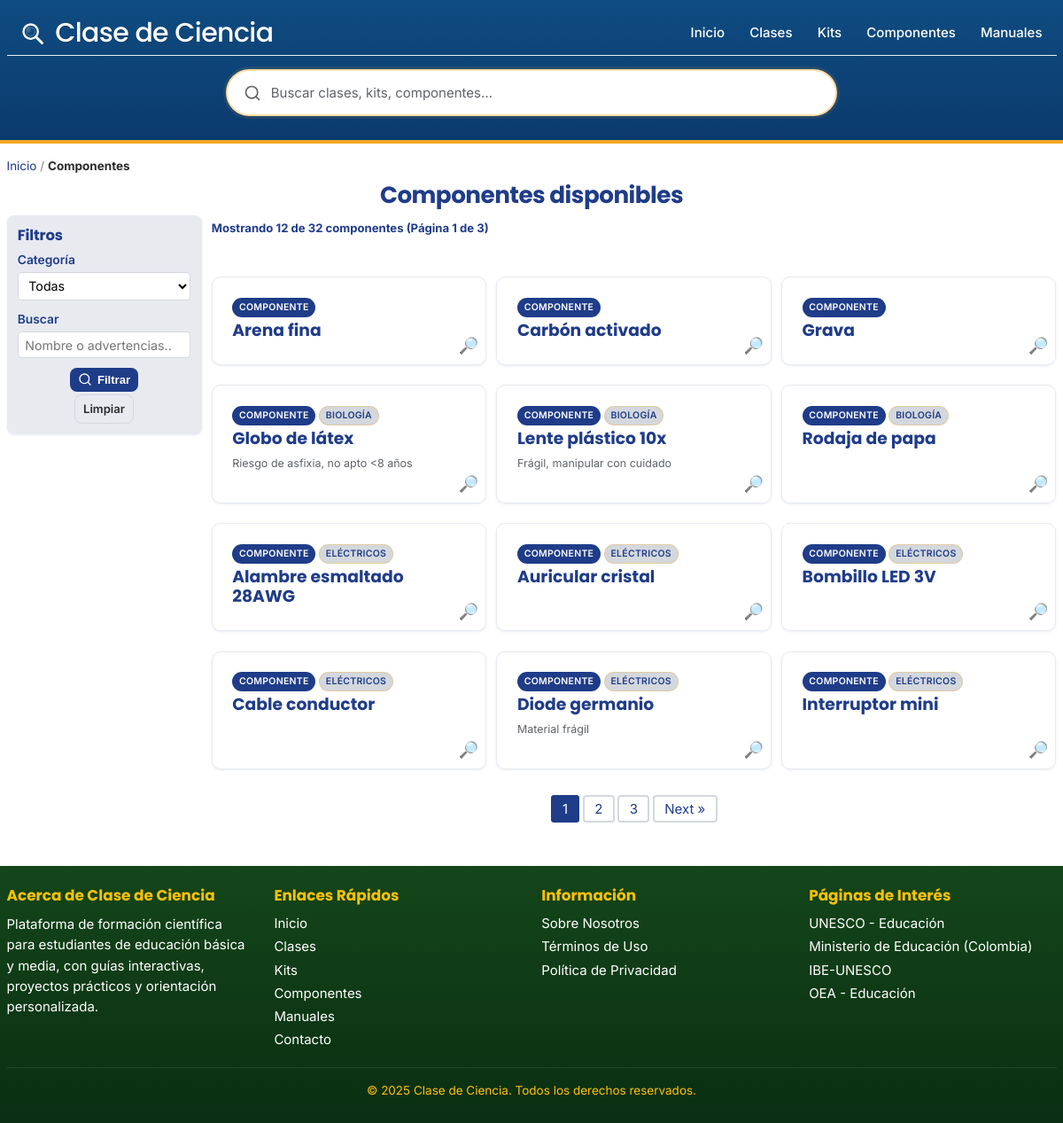
The app's page /componentes, older data.
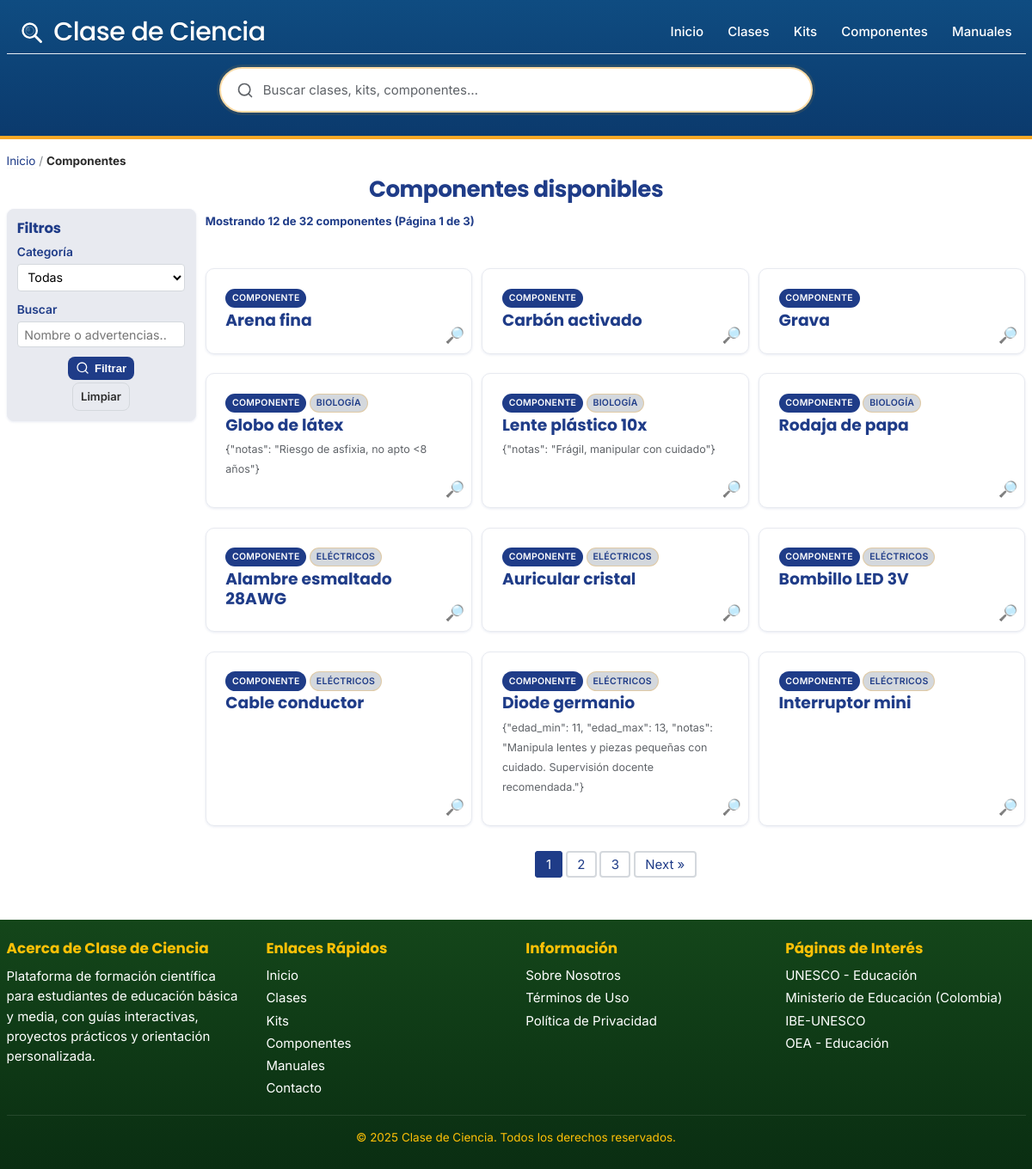
The same page, newer data.
### tables this page shows
CREATE TABLE `kit_items` (
  `id` int(11) NOT NULL,
  `nombre_comun` varchar(160) NOT NULL,
  `slug` varchar(191) DEFAULT NULL,
  `categoria_id` int(11) DEFAULT NULL,
  `advertencias_seguridad` longtext DEFAULT NULL CHECK (json_valid(`advertencias_seguridad`)),
  `descripcion_html` mediumtext DEFAULT NULL COMMENT 'Descripción en HTML del componente',
  `foto_url` varchar(255) DEFAULT NULL COMMENT 'URL de imagen representativa',
  `unidad` varchar(32) DEFAULT NULL,
  `sku` varchar(64) DEFAULT NULL
);

CREATE TABLE `categorias_items` (
  `id` int(11) NOT NULL,
  `nombre` varchar(120) NOT NULL,
  `slug` varchar(120) NOT NULL
);

### includes/materials-functions.php (called while the page is built, shortened)
<?php
function get_materials($pdo, $filters = [], $limit = null, $offset = 0) {
    $params = [];
    $where = ["1=1"];
    $joins = ["LEFT JOIN categorias_items cm ON m.categoria_id = cm.id"];
    $sql = "SELECT
                m.id,
                m.slug AS slug,
                m.nombre_comun AS common_name,
                NULL AS technical_name,
                m.advertencias_seguridad AS description,
                cm.nombre AS category_name,
                cm.slug AS category_slug,
                NULL AS category_icon
            FROM kit_items m
            " . implode(' ', $joins) . "
            WHERE " . implode(' AND ', $where) . "
            ORDER BY cm.nombre ASC, m.nombre_comun ASC";
    if ($limit !== null) {
        $sql .= " LIMIT ? OFFSET ?";
        $params[] = (int)$limit;
        $params[] = (int)$offset;
    }
    $stmt = $pdo->prepare($sql);
    $stmt->execute($params);
    return $stmt->fetchAll();
}
function count_materials($pdo, $filters = []) {
    $params = [];
    $where = ["1=1"];
    $joins = ["LEFT JOIN categorias_items cm ON m.categoria_id = cm.id"];
    $sql = "SELECT COUNT(*) AS total
            FROM kit_items m
            " . implode(' ', $joins) . "
            WHERE " . implode(' AND ', $where);
    $stmt = $pdo->prepare($sql);
    $stmt->execute($params);
    $row = $stmt->fetch();
    return (int)($row['total'] ?? 0);
}

### componentes.php (the view, shortened to what this page needs)
<?php
require_once 'config.php';
require_once 'includes/functions.php';
require_once 'includes/materials-functions.php';
$category = trim($_GET['category'] ?? '');
$q = trim($_GET['q'] ?? '');
$current_page = get_current_page();
$offset = get_offset($current_page);
$filters = [];
$items = get_materials($pdo, $filters, POSTS_PER_PAGE, $offset);
$total = count_materials($pdo, $filters);
include 'includes/header.php';
?>
<div class="container library-page">
    <div class="breadcrumb">
        <a href="/">Inicio</a> / <strong>Componentes</strong>
    </div>
    <h1><?= $q !== '' || $category !== '' ? 'Componentes filtrados' : 'Componentes disponibles' ?></h1>
    <div class="library-layout">
        <aside class="filters-sidebar">
            <h2>Filtros</h2>
            <form method="get" action="/componentes" class="filters-form">
                <div class="filter-group">
                    <label>Categoría</label>
                    <select name="category">
                        <option value="">Todas</option>
                    </select>
                </div>
                <div class="filter-group">
                    <label for="q">Buscar</label>
                    <input type="search" id="q" name="q" value="<?= h($q) ?>" placeholder="Nombre o advertencias..." />
                </div>
                <div class="filter-actions">
                    <button type="submit" class="btn btn-primary">
                        <svg width="16" height="16" viewBox="0 0 24 24" fill="none" stroke="currentColor" stroke-width="2" stroke-linecap="round" stroke-linejoin="round" aria-hidden="true" focusable="false" style="margin-right:6px;">
                            <circle cx="11" cy="11" r="8"></circle>
                            <path d="m21 21-4.35-4.35"></path>
                        </svg>
                        Filtrar
                    </button>
                    <a href="/componentes" class="btn btn-secondary">Limpiar</a>
                </div>
            </form>
        </aside>
        <div class="library-content">
            <div class="results-header">
                <p class="results-count">
                    Mostrando <?= count($items) ?> de <?= $total ?> componentes
                    <?php if ($total > POSTS_PER_PAGE): ?>
                        (Página <?= get_current_page() ?> de <?= ceil($total / POSTS_PER_PAGE) ?>)
                    <?php endif; ?>
                </p>
            </div>
            <?php if (empty($items)): ?>
            <div class="no-results">
                <p>No hay componentes con los criterios seleccionados.</p>
                <a href="/componentes" class="btn btn-secondary">Ver todos</a>
            </div>
            <?php else: ?>
            <div class="articles-grid">
                <?php foreach ($items as $it): ?>
                <article class="article-card" data-href="/<?= h($it['slug']) ?>">
                    <a class="card-link" href="/<?= h($it['slug']) ?>">
                        <div class="card-content">
                            <div class="card-meta">
                                <span class="section-badge">Componente</span>
                                <?php if (!empty($it['category_name'])): ?>
                                <span class="difficulty-badge" title="Categoría"><?= h($it['category_name']) ?></span>
                                <?php endif; ?>
                            </div>
                            <h3><?= h($it['common_name']) ?></h3>
                            <?php if (!empty($it['description'])): ?>
                            <p class="excerpt"><small><?= h($it['description']) ?></small></p>
                            <?php endif; ?>
                        </div>
                    </a>
                    <span class="card-magnify" aria-hidden="true">🔎</span>
                </article>
                <?php endforeach; ?>
            </div>
            <?php if ($total > POSTS_PER_PAGE): ?>
                <?= pagination($total, get_current_page(), '/componentes') ?>
            <?php endif; ?>
            <?php endif; ?>
        </div>
    </div>
</div>
<?php include 'includes/footer.php'; ?>

### includes/header.php (shortened to what this page needs)
<!DOCTYPE html>
<html lang="en">
<head>
    <link rel="stylesheet" href="/assets/css/style.css">
    <link rel="stylesheet" href="/assets/css/article-content.css">
    <link rel="stylesheet" href="/assets/css/print.css" media="print">
</head>
<body class="<?= isset($body_class) ? h($body_class) : '' ?>">
    <header class="site-header">
        <div class="container">
            <div class="header-content">
                <h1 class="site-title">
                    <a href="/">
                        <?= SITE_NAME ?>
                    </a>
                </h1>
                <nav class="main-nav" aria-label="Main Navigation">
                    <ul>
                        <li><a href="/">Inicio</a></li>
                        <li><a href="/clases">Clases</a></li>
                        <li><a href="/kits">Kits</a></li>
                        <li><a href="/componentes">Componentes</a></li>
                        <li><a href="/manuales.php">Manuales</a></li>
                    </ul>
                </nav>
            </div>
        </div>
        <div class="container header-search-container">
            <div class="search-box">
                <form class="search-form" role="search" aria-label="Buscar clases de ciencia">
                    <input
                        type="search"
                        class="search-input"
                        placeholder="Buscar clases, kits, componentes…"
                        aria-label="Buscar clases"
                        autocomplete="off"
                    >
                </form>
            </div>
        </div>
    </header>
    <main class="site-main">

### includes/functions.php (shortened to what this page needs)
<?php
function h($string) {
    return htmlspecialchars((string)$string, ENT_QUOTES, 'UTF-8');
}
function get_current_page() {
    return isset($_GET['page']) ? max(1, intval($_GET['page'])) : 1;
}
function get_offset($page = null) {
    $page = $page ?? get_current_page();
    return ($page - 1) * POSTS_PER_PAGE;
}
function pagination($total_items, $current_page = null, $base_url = '') {
    $current_page = $current_page ?? get_current_page();
    $total_pages = ceil($total_items / POSTS_PER_PAGE);
    $html = '<nav class="pagination" aria-label="Pagination">';
    $html .= '<ul>';
    for ($i = 1; $i <= $total_pages; $i++) {
        if ($i == $current_page) {
            $html .= '<li class="active"><span>' . $i . '</span></li>';
        } else {
            $page_url = $base_url . '?page=' . $i;
            $html .= '<li><a href="' . h($page_url) . '">' . $i . '</a></li>';
        }
    }
    if ($current_page < $total_pages) {
        $next_url = $base_url . '?page=' . ($current_page + 1);
        $html .= '<li><a href="' . h($next_url) . '" rel="next">Next &raquo;</a></li>';
    }
    $html .= '</ul>';
    $html .= '</nav>';
    return $html;
}

### includes/footer.php (shortened to what this page needs)
    </main>
    <footer class="site-footer">
        <div class="container">
            <div class="footer-content">
                <div class="footer-section">
                    <h3>Acerca de <?= SITE_NAME ?></h3>
                    <p>Plataforma de formación científica para estudiantes de educación básica y media, con guías interactivas, proyectos prácticos y orientación personalizada.</p>
                </div>
                <div class="footer-section">
                    <h3>Enlaces Rápidos</h3>
                    <ul>
                        <li><a href="/">Inicio</a></li>
                        <li><a href="/clases">Clases</a></li>
                        <li><a href="/kits">Kits</a></li>
                        <li><a href="/componentes">Componentes</a></li>
                        <li><a href="/manuales.php">Manuales</a></li>
                        <li><a href="/contact.php">Contacto</a></li>
                    </ul>
                </div>
                <div class="footer-section">
                    <h3>Información</h3>
                    <ul>
                        <li><a href="/sobre-nosotros.php">Sobre Nosotros</a></li>
                        <li><a href="/terms.php">Términos de Uso</a></li>
                        <li><a href="/privacy.php">Política de Privacidad</a></li>
                    </ul>
                </div>
                <div class="footer-section">
                    <h3>Páginas de Interés</h3>
                    <ul>
                        <li><a href="https://www.unesco.org/es/education" target="_blank" rel="noopener">UNESCO - Educación</a></li>
                        <li><a href="https://www.mineducacion.gov.co/" target="_blank" rel="noopener">Ministerio de Educación (Colombia)</a></li>
                        <li><a href="https://www.ibe.unesco.org/" target="_blank" rel="noopener">IBE-UNESCO</a></li>
                        <li><a href="https://www.oas.org/es/sedi/dde/" target="_blank" rel="noopener">OEA - Educación</a></li>
                    </ul>
                </div>
            </div>
            <div class="footer-bottom">
                <p>&copy; <?= date('Y') ?> <?= SITE_NAME ?>. Todos los derechos reservados.</p>
            </div>
        </div>
    </footer>
</body>
</html>

Row changes from the older to the newer data that the page shows:
changed kit_items "Globo de látex": advertencias_seguridad "Riesgo de asfixia, no apto <8 años" → "{\"notas\": \"Riesgo de asfixia, no apto <8 años\"}"
changed kit_items "Lente plástico 10x": advertencias_seguridad "Frágil, manipular con cuidado" → "{\"notas\": \"Frágil, manipular con cuidado\"}"
changed kit_items "Diode germanio": advertencias_seguridad "Material frágil" → "{\"edad_min\": 11, \"edad_max\": 13, \"notas\": \"Manipula lentes y piezas pequeñas con cuidado. Supervisión docente recomendada.\"}"
